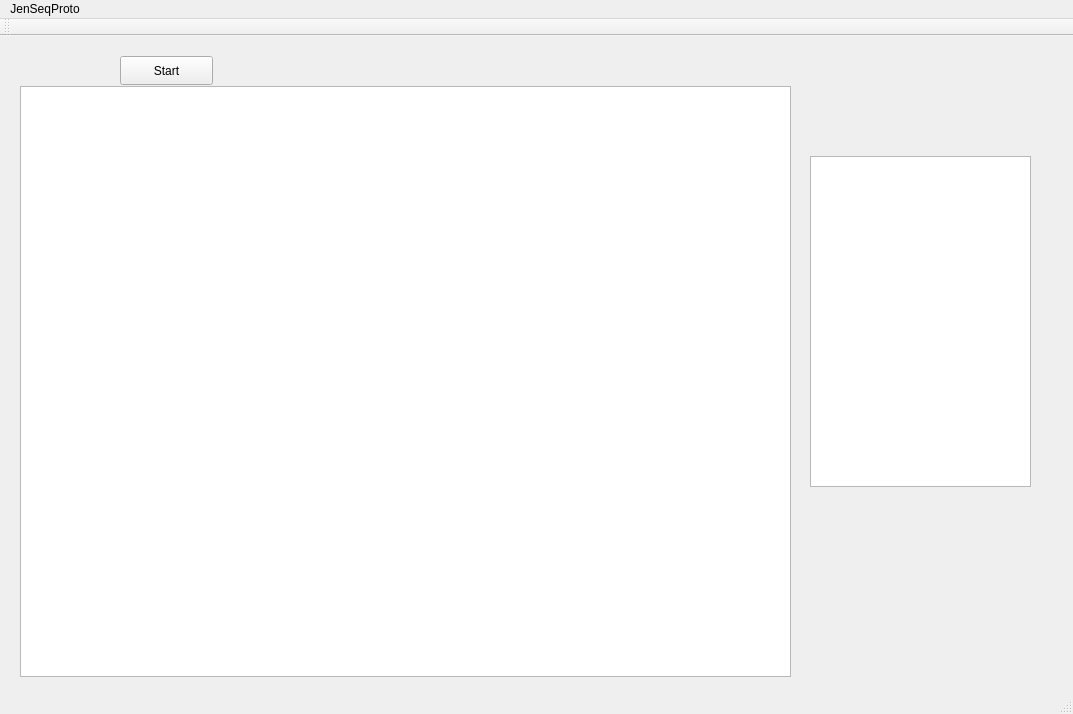
<?xml version="1.0" encoding="UTF-8"?>
<ui version="4.0">
 <class>MainWindow</class>
 <widget class="QMainWindow" name="MainWindow">
  <property name="geometry">
   <rect>
    <x>0</x>
    <y>0</y>
    <width>1073</width>
    <height>714</height>
   </rect>
  </property>
  <property name="windowTitle">
   <string>MainWindow</string>
  </property>
  <widget class="QWidget" name="centralwidget">
   <widget class="QStackedWidget" name="windows">
    <property name="geometry">
     <rect>
      <x>0</x>
      <y>0</y>
      <width>1041</width>
      <height>641</height>
     </rect>
    </property>
    <property name="currentIndex">
     <number>1</number>
    </property>
    <widget class="QWidget" name="page">
     <widget class="QPushButton" name="temppushButton">
      <property name="geometry">
       <rect>
        <x>20</x>
        <y>30</y>
        <width>241</width>
        <height>31</height>
       </rect>
      </property>
      <property name="text">
       <string>I am a button and I do nothing</string>
      </property>
     </widget>
     <widget class="QTextEdit" name="tempOutput">
      <property name="enabled">
       <bool>true</bool>
      </property>
      <property name="geometry">
       <rect>
        <x>10</x>
        <y>100</y>
        <width>281</width>
        <height>81</height>
       </rect>
      </property>
     </widget>
     <widget class="QPushButton" name="temppushButton_2">
      <property name="geometry">
       <rect>
        <x>20</x>
        <y>60</y>
        <width>93</width>
        <height>29</height>
       </rect>
      </property>
      <property name="text">
       <string>Open File</string>
      </property>
     </widget>
     <widget class="QLabel" name="temptotalLabel">
      <property name="geometry">
       <rect>
        <x>370</x>
        <y>200</y>
        <width>101</width>
        <height>20</height>
       </rect>
      </property>
      <property name="text">
       <string/>
      </property>
     </widget>
     <widget class="QLabel" name="tempGPercent">
      <property name="geometry">
       <rect>
        <x>220</x>
        <y>220</y>
        <width>161</width>
        <height>20</height>
       </rect>
      </property>
      <property name="text">
       <string/>
      </property>
     </widget>
     <widget class="QLabel" name="templabel">
      <property name="enabled">
       <bool>true</bool>
      </property>
      <property name="geometry">
       <rect>
        <x>10</x>
        <y>220</y>
        <width>101</width>
        <height>20</height>
       </rect>
      </property>
      <property name="text">
       <string>Number of Gs:</string>
      </property>
     </widget>
     <widget class="QPushButton" name="temppushButton_3">
      <property name="geometry">
       <rect>
        <x>10</x>
        <y>190</y>
        <width>121</width>
        <height>29</height>
       </rect>
      </property>
      <property name="text">
       <string>Analyse Bases</string>
      </property>
     </widget>
     <widget class="QLabel" name="templabel_4">
      <property name="geometry">
       <rect>
        <x>10</x>
        <y>280</y>
        <width>101</width>
        <height>20</height>
       </rect>
      </property>
      <property name="text">
       <string>Number of Ts:</string>
      </property>
     </widget>
     <widget class="QLabel" name="tempALabel">
      <property name="geometry">
       <rect>
        <x>110</x>
        <y>260</y>
        <width>101</width>
        <height>20</height>
       </rect>
      </property>
      <property name="text">
       <string/>
      </property>
     </widget>
     <widget class="QLabel" name="tempTLabel">
      <property name="geometry">
       <rect>
        <x>110</x>
        <y>280</y>
        <width>101</width>
        <height>20</height>
       </rect>
      </property>
      <property name="text">
       <string/>
      </property>
     </widget>
     <widget class="QLabel" name="tempTPercent">
      <property name="geometry">
       <rect>
        <x>210</x>
        <y>280</y>
        <width>201</width>
        <height>20</height>
       </rect>
      </property>
      <property name="text">
       <string/>
      </property>
     </widget>
     <widget class="QLabel" name="tempAPercent">
      <property name="geometry">
       <rect>
        <x>200</x>
        <y>260</y>
        <width>181</width>
        <height>20</height>
       </rect>
      </property>
      <property name="text">
       <string/>
      </property>
     </widget>
     <widget class="QLabel" name="tempGLabel">
      <property name="geometry">
       <rect>
        <x>110</x>
        <y>220</y>
        <width>101</width>
        <height>20</height>
       </rect>
      </property>
      <property name="text">
       <string/>
      </property>
     </widget>
     <widget class="QLabel" name="templabel_2">
      <property name="geometry">
       <rect>
        <x>10</x>
        <y>240</y>
        <width>101</width>
        <height>20</height>
       </rect>
      </property>
      <property name="text">
       <string>Number of Cs:</string>
      </property>
     </widget>
     <widget class="QLabel" name="templabel_6">
      <property name="geometry">
       <rect>
        <x>290</x>
        <y>200</y>
        <width>81</width>
        <height>20</height>
       </rect>
      </property>
      <property name="text">
       <string>Total Bases: </string>
      </property>
     </widget>
     <widget class="QLabel" name="templabel_3">
      <property name="geometry">
       <rect>
        <x>10</x>
        <y>260</y>
        <width>101</width>
        <height>20</height>
       </rect>
      </property>
      <property name="text">
       <string>Number of As:</string>
      </property>
     </widget>
     <widget class="QLabel" name="tempCLabel">
      <property name="geometry">
       <rect>
        <x>110</x>
        <y>240</y>
        <width>101</width>
        <height>20</height>
       </rect>
      </property>
      <property name="text">
       <string/>
      </property>
     </widget>
     <widget class="QLabel" name="templabel_5">
      <property name="geometry">
       <rect>
        <x>10</x>
        <y>300</y>
        <width>101</width>
        <height>20</height>
       </rect>
      </property>
      <property name="text">
       <string>Invalids:</string>
      </property>
     </widget>
     <widget class="QLabel" name="tempInvalidLabel">
      <property name="geometry">
       <rect>
        <x>110</x>
        <y>300</y>
        <width>101</width>
        <height>20</height>
       </rect>
      </property>
      <property name="text">
       <string/>
      </property>
     </widget>
     <widget class="QLabel" name="tempCPercent">
      <property name="geometry">
       <rect>
        <x>210</x>
        <y>240</y>
        <width>161</width>
        <height>20</height>
       </rect>
      </property>
      <property name="text">
       <string/>
      </property>
     </widget>
     <widget class="QTextEdit" name="tempapiBox">
      <property name="geometry">
       <rect>
        <x>30</x>
        <y>340</y>
        <width>331</width>
        <height>31</height>
       </rect>
      </property>
     </widget>
     <widget class="QPushButton" name="AlignmentBut">
      <property name="geometry">
       <rect>
        <x>80</x>
        <y>440</y>
        <width>93</width>
        <height>29</height>
       </rect>
      </property>
      <property name="text">
       <string>Hide</string>
      </property>
     </widget>
     <widget class="QPushButton" name="pushButton">
      <property name="geometry">
       <rect>
        <x>750</x>
        <y>0</y>
        <width>93</width>
        <height>29</height>
       </rect>
      </property>
      <property name="text">
       <string>Next Page</string>
      </property>
     </widget>
    </widget>
    <widget class="QWidget" name="page_2">
     <widget class="QTableWidget" name="matrix">
      <property name="geometry">
       <rect>
        <x>20</x>
        <y>50</y>
        <width>771</width>
        <height>591</height>
       </rect>
      </property>
      <attribute name="horizontalHeaderMinimumSectionSize">
       <number>30</number>
      </attribute>
      <attribute name="horizontalHeaderDefaultSectionSize">
       <number>30</number>
      </attribute>
      <attribute name="verticalHeaderMinimumSectionSize">
       <number>30</number>
      </attribute>
      <attribute name="verticalHeaderDefaultSectionSize">
       <number>30</number>
      </attribute>
     </widget>
     <widget class="QPushButton" name="pushButton_2">
      <property name="geometry">
       <rect>
        <x>120</x>
        <y>20</y>
        <width>93</width>
        <height>29</height>
       </rect>
      </property>
      <property name="text">
       <string>Start</string>
      </property>
     </widget>
     <widget class="QTextEdit" name="textEdit">
      <property name="geometry">
       <rect>
        <x>810</x>
        <y>120</y>
        <width>221</width>
        <height>331</height>
       </rect>
      </property>
     </widget>
    </widget>
   </widget>
  </widget>
  <widget class="QMenuBar" name="menubar">
   <property name="geometry">
    <rect>
     <x>0</x>
     <y>0</y>
     <width>1073</width>
     <height>26</height>
    </rect>
   </property>
   <widget class="QMenu" name="menuJenSeqProto">
    <property name="title">
     <string>JenSeqProto</string>
    </property>
   </widget>
   <addaction name="menuJenSeqProto"/>
  </widget>
  <widget class="QStatusBar" name="statusbar"/>
  <widget class="QToolBar" name="toolBar">
   <property name="windowTitle">
    <string>toolBar</string>
   </property>
   <attribute name="toolBarArea">
    <enum>TopToolBarArea</enum>
   </attribute>
   <attribute name="toolBarBreak">
    <bool>false</bool>
   </attribute>
  </widget>
  <action name="actionAlign">
   <property name="text">
    <string>Align</string>
   </property>
  </action>
 </widget>
 <resources/>
 <connections/>
</ui>
